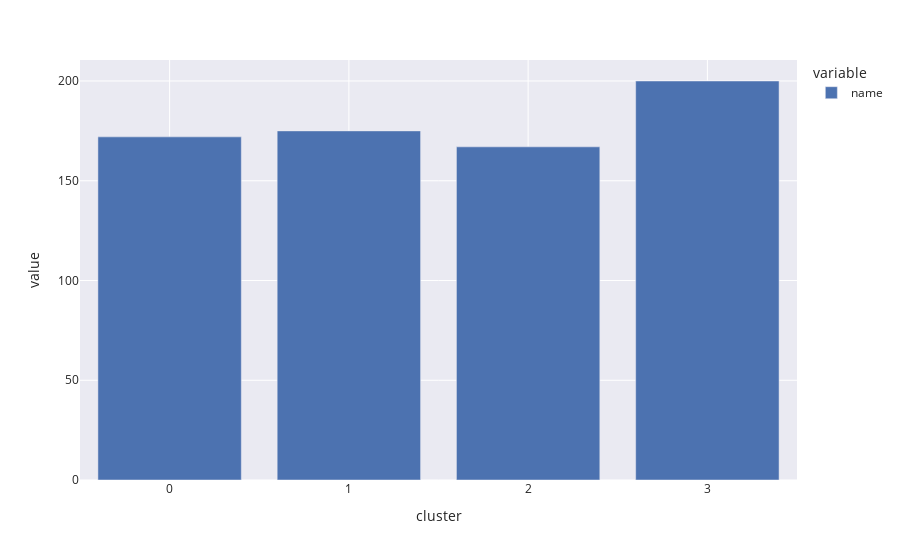

Notebook code for this chart:
### Markdown cell above
Cluster distribution

### Code cell
df_players.groupby("cluster").count()["name"].plot.bar()

### Figure 1 — Plotly figure (JSON) as saved in the notebook; plotly's stock layout.template omitted (floating-point values rounded to 4 significant figures)
{"data": [{"alignmentgroup": "True", "hovertemplate": "variable=name<br>cluster=%{x}<br>value=%{y}<extra></extra>", "legendgroup": "name", "marker": {"color": "rgb(76,114,176)", "pattern": {"shape": ""}}, "name": "name", "offsetgroup": "name", "orientation": "v", "showlegend": true, "textposition": "auto", "type": "bar", "x": ["0", "1", "2", "3"], "xaxis": "x", "y": [172, 175, 167, 200], "yaxis": "y"}], "layout": {"barmode": "relative", "legend": {"title": {"text": "variable"}, "tracegroupgap": 0}, "margin": {"t": 60}, "xaxis": {"anchor": "y", "domain": [0, 1], "title": {"text": "cluster"}}, "yaxis": {"anchor": "x", "domain": [0, 1], "title": {"text": "value"}}}}
